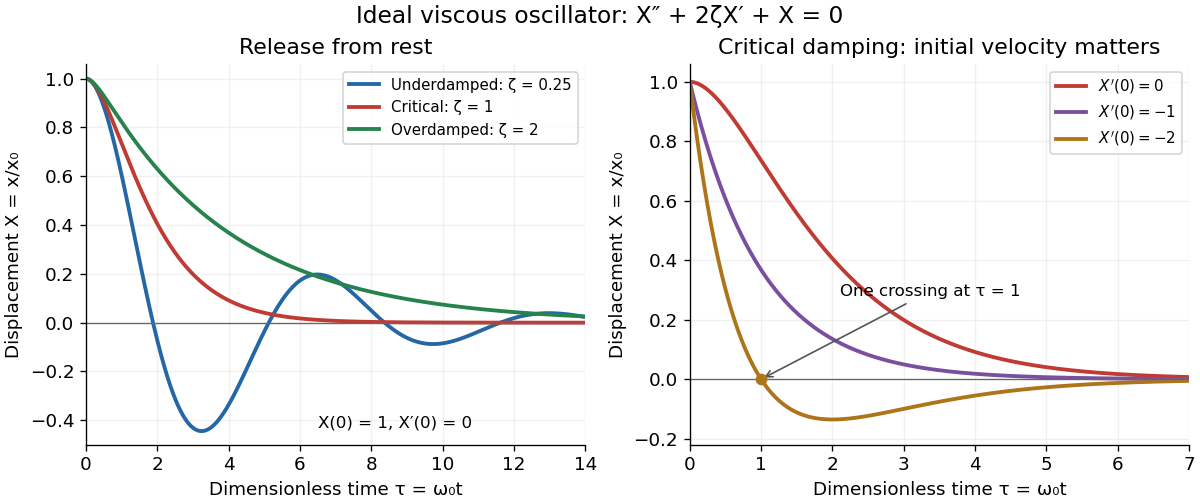

Python code for this plot:
"""Ideal free responses; run from _media. Python 3.14, matplotlib 3.10.7, numpy 2.3.5."""
from pathlib import Path

import matplotlib.pyplot as plt
import numpy as np


def response(tau, zeta, x0=1.0, v0=0.0):
    """Return X, dX/dtau, d²X/dtau² for X'' + 2*zeta*X' + X = 0."""
    tau = np.asarray(tau, dtype=float)
    if zeta < 1:
        w = np.sqrt(1 - zeta**2)
        a = x0
        b = (v0 + zeta*x0)/w
        c, s = np.cos(w*tau), np.sin(w*tau)
        e = np.exp(-zeta*tau)
        x = e*(a*c + b*s)
        v = e*((-zeta*a + w*b)*c + (-zeta*b - w*a)*s)
        acc = e*(((zeta**2 - w**2)*a - 2*zeta*w*b)*c
                 + ((zeta**2 - w**2)*b + 2*zeta*w*a)*s)
    elif zeta == 1:
        a, b = x0, v0 + x0
        e = np.exp(-tau)
        x = (a + b*tau)*e
        v = (b - a - b*tau)*e
        acc = (a - 2*b + b*tau)*e
    else:
        s = np.sqrt(zeta**2 - 1)
        slow = -1/(zeta + s)
        fast = -zeta - s
        a = (v0 - fast*x0)/(slow - fast)
        b = (slow*x0 - v0)/(slow - fast)
        es, ef = np.exp(slow*tau), np.exp(fast*tau)
        x = a*es + b*ef
        v = slow*a*es + fast*b*ef
        acc = slow**2*a*es + fast**2*b*ef
    return x, v, acc


def main():
    plt.rcParams.update({'font.size': 11, 'axes.spines.top': False,
                         'axes.spines.right': False, 'figure.facecolor': 'white',
                         'axes.facecolor': 'white'})
    fig, axes = plt.subplots(1, 2, figsize=(10, 4.2), layout='constrained')
    tau = np.linspace(0, 14, 1401)
    for zeta, color, label in [(0.25, '#2467a5', 'Underdamped: ζ = 0.25'),
                               (1, '#c13b35', 'Critical: ζ = 1'),
                               (2, '#27834d', 'Overdamped: ζ = 2')]:
        x, v, acc = response(tau, zeta)
        assert np.max(np.abs(acc + 2*zeta*v + x)) < 1e-12
        assert abs(x[0] - 1) < 1e-12 and abs(v[0]) < 1e-12
        axes[0].plot(tau, x, color=color, lw=2.3, label=label)
    axes[0].set(title='Release from rest', xlim=(0, 14), ylim=(-0.5, 1.06),
                xlabel='Dimensionless time τ = ω₀t', ylabel='Displacement X = x/x₀')
    axes[0].legend(loc='upper right', fontsize=9)
    axes[0].text(6.5, -0.43, 'X(0) = 1, X′(0) = 0', fontsize=10)
    tau = np.linspace(0, 7, 701)
    for v0, color in [(0, '#c13b35'), (-1, '#7b4f9f'), (-2, '#ad751a')]:
        x, v, acc = response(tau, 1, v0=v0)
        assert np.max(np.abs(acc + 2*v + x)) < 1e-12
        assert x[0] == 1 and v[0] == v0
        axes[1].plot(tau, x, color=color, lw=2.3,
                     label=rf"$X'(0)={v0:g}$")
    axes[1].scatter([1], [0], color='#ad751a', zorder=5)
    axes[1].annotate('One crossing at τ = 1', xy=(1, 0), xytext=(2.1, 0.28),
                     arrowprops={'arrowstyle': '->', 'color': '#555'}, fontsize=10)
    axes[1].set(title='Critical damping: initial velocity matters', xlim=(0, 7),
                ylim=(-0.22, 1.06), xlabel='Dimensionless time τ = ω₀t',
                ylabel='Displacement X = x/x₀')
    axes[1].legend(fontsize=9)
    for ax in axes:
        ax.axhline(0, color='#666', lw=0.8)
        ax.grid(alpha=0.17)
    fig.suptitle('Ideal viscous oscillator: X″ + 2ζX′ + X = 0', fontsize=14)
    fig.savefig(Path(__file__).stem + '.png', dpi=120, facecolor='white', transparent=False)
    plt.close(fig)


if __name__ == '__main__':
    main()
